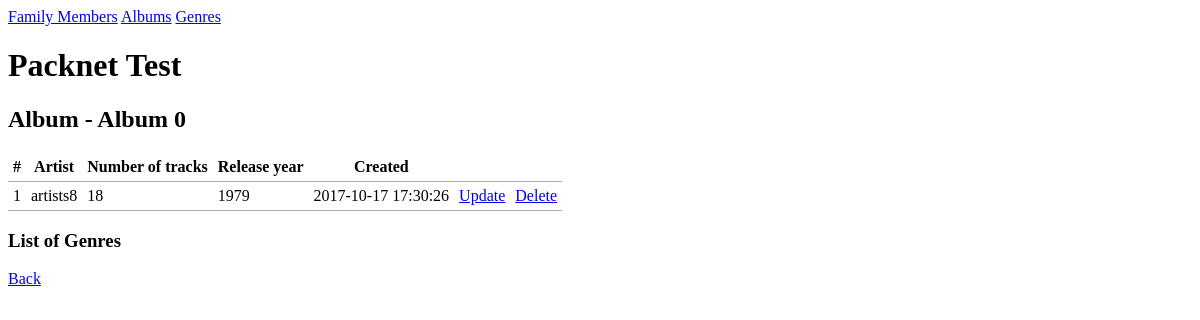
Screenshot of /albums/read_one.php?id=1 with the database file from the repository.
### tables this page shows
CREATE TABLE IF NOT EXISTS `albums` (
  `id` INT(11) NOT NULL AUTO_INCREMENT,
  `title` VARCHAR(20) NOT NULL,
  `artist` VARCHAR(20) NOT NULL,
  `num_of_tracks` DECIMAL(10,0) NOT NULL,
  `release_year` DECIMAL(10,0) NOT NULL,
  `created` DATETIME NOT NULL,
  `modified` TIMESTAMP NOT NULL DEFAULT CURRENT_TIMESTAMP,
  PRIMARY KEY (`id`)
);

### objects/albums.php (called while the page is built, shortened)
<?php
class Album {
  private $conn;
  private $table_name = "albums";
  public $id;
  public function __construct($db){
      $this->conn = $db;
  }
  function readOne() {
    $query = "SELECT id, title, artist, num_of_tracks, release_year, created FROM " . $this->table_name . " WHERE id = ? LIMIT 0,1";
    $stmt = $this->conn->prepare( $query );
    $stmt->bindParam(1, $this->id);
    $stmt->execute();
    $row = $stmt->fetch(PDO::FETCH_ASSOC);
    $this->title = $row['title'];
    $this->artist = $row['artist'];
    $this->num_of_tracks = $row['num_of_tracks'];
    $this->release_year = $row['release_year'];
    $this->created = $row['created'];
  }
}
?>

### albums/read_one.php (the view, shortened to what this page needs)
<?php include "../templates/header.php"; ?>
<?php
include_once '../objects/albums.php';
$database = new Database();
$db = $database->getConnection();
$album = new Album($db);
$album->id = isset($_GET['id']) ? $_GET['id'] : die();
$album->readOne();
?>
<h2>Album - <?php echo $album->title; ?></h2>
<table>
  <thead>
    <tr>
      <th>#</th>
      <th>Artist</th>
      <th>Number of tracks</th>
      <th>Release year</th>
      <th>Created</th>
      <th></th>
      <th></th>
    </tr>
  </thead>
  <tbody>
      <tr>
        <td><?php echo $album->id; ?></td>
        <td><?php echo $album->artist; ?></td>
        <td><?php echo $album->num_of_tracks; ?></td>
        <td><?php echo $album->release_year; ?></td>
        <td><?php echo $album->created; ?></td>
        <td><?php echo '<a href="update.php?id=' . $album->id . '">Update</a>' ?></td>
        <td><?php echo '<a href="delete.php?id=' . $album->id . '" onclick="return confirm(\'Are you sure?\')">Delete</a>' ?></td>
      </tr>
  </tbody>
</table>
<h3>List of Genres</h3>
<a href="index.php">Back</a>
<?php include "../templates/footer.php"; ?>

### css/style.css (style rules this page uses)
table { border-collapse: collapse; border-spacing: 0; }
td, th { padding: 5px; border-bottom: 1px solid #aaa; }

### rows the page displays
albums: title "Album 0", id "1", artist "artists8", num_of_tracks "18", release_year "1979", created "2017-10-17 17:30:26"
